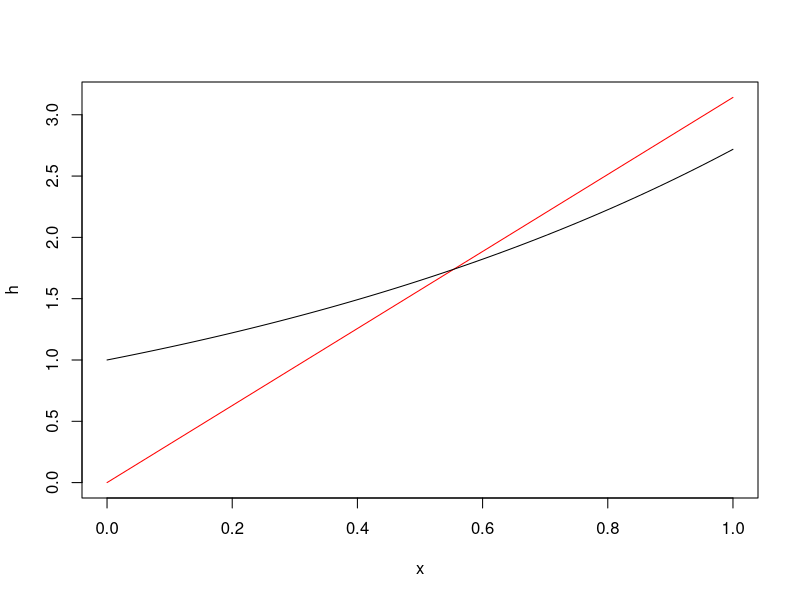

Write the R code that produced this figure. (Note: this script raises an error after producing the figure.)
    
#metodo punto fijo
#Declaracion de funciones
puntofijo =function(g, x0, tol, maxIteraciones){
  k = 1
  # iteración hasta que abs(x1 - x0) <= tol o se alcance maxIteraciones
  repeat{
    x1 = g(x0)
    dx = abs(x1 - x0)
    x0 = x1
    #Imprimir estado
    cat("x_", k, "= ", x1, "\n")
    k = k+1
    #until
    if(dx< tol|| k > maxIteraciones) break;
  }
  # Mensaje de salida
  if( dx > tol ){
    cat("No hubo convergencia ")
    #return(NULL)
  } else{
    cat("x* es aproximadamente ", x1, " con error menor que ", tol)
  }
}
#metodo bisección
# la funcion que aplica el metodo de biseccion
biseccion = function(f, xa, xb, tol){
  if( sign(f(xa)) == sign(f(xb)) ){ stop("f(xa) y f(xb) tienen el mismo signo") }
  # a = min(xa,xb)
  # b = max(xa,xb)
  a = xa; b = xb
  k = 0
  #Par imprimir estado
  cat("----------------------------------------------------------\n")
  cat(formatC( c("a","b","m","Error est."), width = -15, format = "f", flag = " "), "\n")
  cat("----------------------------------------------------------\n")
  repeat{
    m = a + 0.5*(b-a)
    if( f(m)==0 ){ cat("Cero de f en [",xa,",",xb,"] es: ", m ) }
    if( sign(f(a)) != sign(f(m)) ){
      b = m
    } else { a = m }
    dx = (b-a)/2
    # imprimir estado
    cat(formatC( c(a,b,m,dx), digits=7, width = -15, format = "f", flag = " "), "\n")
    k = k+1
    #until
    if( dx < tol ){
      cat("----------------------------------------------------------\n\n")
      cat("Cero de f en [",xa,",",xb,"] es approx: ", m, "con error <=", dx)
      break;
    }
  } #repeat
}
#Metodo de newton
newton1 = function(f, fp, x0, tol, maxiter){
  k = 0
  # Imprimir estado
  cat("---------------------------------------------------------------------------\n")
  cat(formatC( c("x_k"," f(x_k)","Error est."), width = -20, format = "f", flag = " "), "\n")
  cat("---------------------------------------------------------------------------\n")
  repeat{
    correccion = f(x0)/fp(x0)
    x1 = x0 - correccion
    dx = abs(x1-x0)
    # Imprimir iteraciones
    cat(formatC( c(x1 ,f(x1), dx), digits=15, width = -15, format = "f", flag = " "), "\n")
    x0 = x1
    k = k+1
    # until
    if(dx <= tol || k > maxiter ) break;
  }
  cat("---------------------------------------------------------------------------\n")
  if(k > maxiter){
    cat("Se alcanzó el máximo número de iteraciones.\n")
    cat("k = ", k, "Estado: x = ", x1, "Error estimado <= ", correccion)
  } else {
    cat("k = ", k, " x = ", x1, " f(x) = ", f(x1), " Error estimado <= ", correccion) }
}
# MAIN----------------------------------------------------------------------------
x0=1;  tol=1.e-8 ; N=100
v_a = 0 ; v_b = 3
f=function(x) exp(x)-(pi*x) 
g=function(x) exp(x)
h=function(x) pi*x
plot(h,type="l",col="red")
plot(g,add=TRUE)

puntofijo(f,x0,tol,N)
fp = function(x) exp(x)-pi
newton1(f,fp, x0, tol, N)
biseccion(f, v_a, v_b, tol)
